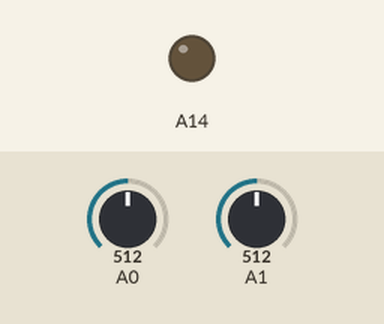
Simulated run of this sketch. Board: Arduino Mega 2560, built with avr-gcc and run on an emulated ATmega2560. Parts: output pins drawn as LEDs (lit = HIGH). Dashed ring = blinking. Inputs (shaded band) come from the test bench; at power-on: A1 = 512, A0 = 512.

Above: at 0.99 s.
1.3 s: A1 set to 0
At 1.64 s:
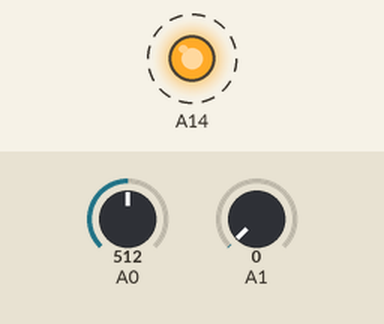
Timing chart, 0 to 4.3 s (numbered marks = the images above; inputs shaded):
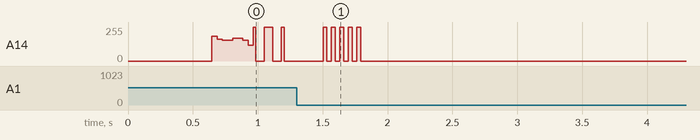

The sketch:

__CV_ModuloFM_switchHit5.ino
```cpp
unsigned long mod;
unsigned long freq;
int analog0;
int analog1;
unsigned long debounce = millis();
byte switchHit;
byte switchSeq[16] = {0, 1, 2, 3, 0, 1, 5, 4,
                      0, 6, 1, 5, 0, 1, 1, 7};

void setup(){}

void loop(){
  analog0 = analogRead(A0);
  analog1 = analogRead(A1);

  if(analog0 > 500 && millis() > debounce + 300){
    switchHit = (switchHit + 1) % 16;
    debounce = millis();}

  switch(switchSeq[switchHit]){
  case 0:
    freq = analog1/16;
    mod = analog0/16;
    analogWrite(A14, ((micros()%mod)%freq));
    break;
  case 1:
    freq = analog1/64;
    mod = analog0*16;
    analogWrite(A14, ((micros()+mod)%freq));
    break;
  case 2:
    freq = analog1^16;
    mod = analog0^8;
    delayMicroseconds(mod);
    analogWrite(A14, (micros()%freq)-64);
    break;
  case 3:
    freq = analog1*256;
    mod = analog0/4;
    delayMicroseconds(mod);
    analogWrite(A14, (micros()%freq)/2);
    break;
  case 4:
    freq = analog1/32;
    mod = analog0*16;
    analogWrite(A14, ((micros()+mod)%freq));
    break;
  case 5:
    for(int redic = 0; redic < 8; redic++){
    for(int freq = 0; freq < analog0/16; freq++){
    for(int i = 0; i < redic * analog0/64; i++){
      delayMicroseconds(freq/(redic^4));
      analogWrite(A14,i);}}}
      break;
   case 6:
      int skunkmusket = analog0/16;
      if(skunkmusket < 8){
       delayMicroseconds(skunkmusket);}
      for(int meeeleeepee = 0; meeeleeepee < 4; meeeleeepee++){
      meeeleeepee = (skunkmusket*4);
      for(int merlorpo = 0; merlorpo < meeeleeepee; merlorpo++){
      merlorpo = max(analogRead(A1),skunkmusket);
      int redic = analogRead(A1);
      for(int freq = 0; freq < 8; freq++){
       freq ^= (meeeleeepee/4);
      for(int i = 0; i < merlorpo * 64 ; i++){
       delayMicroseconds(freq/(redic^merlorpo)*96);
       analogWrite(A14,i^merlorpo);
       redic %= (analogRead(A0));
       if(redic > 4){
         delayMicroseconds((freq*redic%merlorpo)/16);}
       if(skunkmusket < 2){
         delayMicroseconds((freq%redic^merlorpo)/4);}
       }}}}
       break;

  }
}
```

Measured:
- after the input at 1.3 s, A14: alternates 255/255 for 0.03 s and 0/255 for 0.03 s, 10 changes in all, then stays 0/255, starting after 0.21 s
